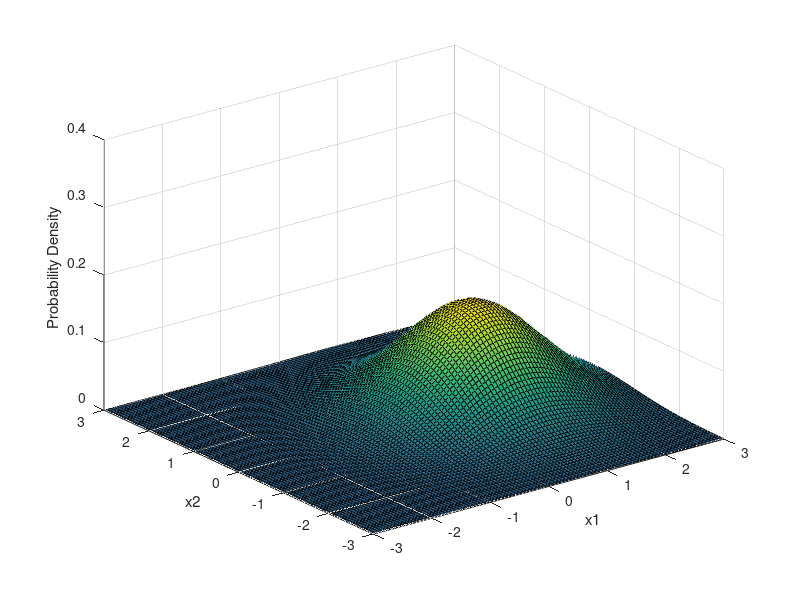
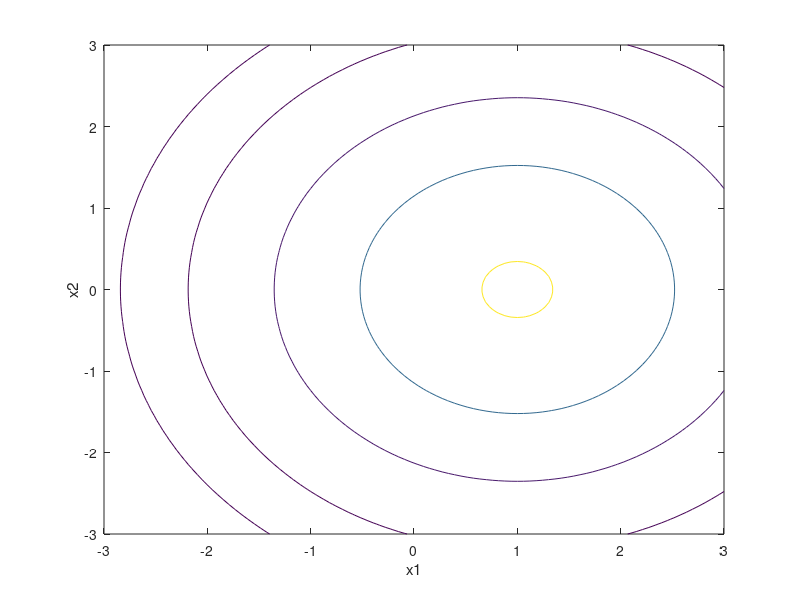
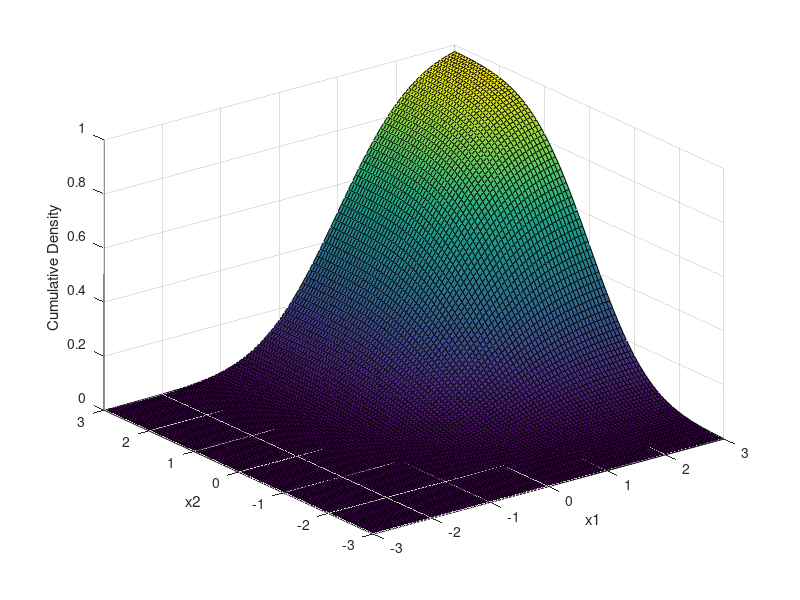

MATLAB code for these plots, in order:
% matlab example #7
% multidimensional Gaussians

clc
clear all
close all hidden
format short 

% specify mean and covariance 
mu = [1 0];
%Sigma = [1 -0.7; -0.7 1]; % anti correlated
Sigma = [1 0; 0 1]; % independent

% evaluate probability density function in domain(-3,3 and -3,3)
x1 = linspace(-3,3); x2 = linspace(-3,3);
[X1,X2] = meshgrid(x1,x2);
F = mvnpdf([X1(:) X2(:)],mu,Sigma);

% visualize
figure(1)
F = reshape(F,length(x2),length(x1));
surf(x1,x2,F);
caxis([min(F(:))-.5*range(F(:)),max(F(:))]);
axis([-3 3 -3 3 0 .4])
xlabel('x1'); ylabel('x2'); zlabel('Probability Density');

% see countours at different probabilities
figure(2)
contour(x1,x2,F,[.0001 .001 .01 .05:.1:.95 .99 .999 .9999]);
xlabel('x1'); ylabel('x2');

% now plot cdf
figure(3)
p = mvncdf([X1(:) X2(:)],mu,Sigma);
p = reshape(p,length(x2),length(x1));
surf(x1,x2,p);
xlabel('x1'); ylabel('x2'); zlabel('Cumulative Density');

% calculate probability that (1<=x1<=2 & 0.5<=x2<=1)
[F,err] = mvncdf([1 0.5],[2 1],mu,Sigma)

